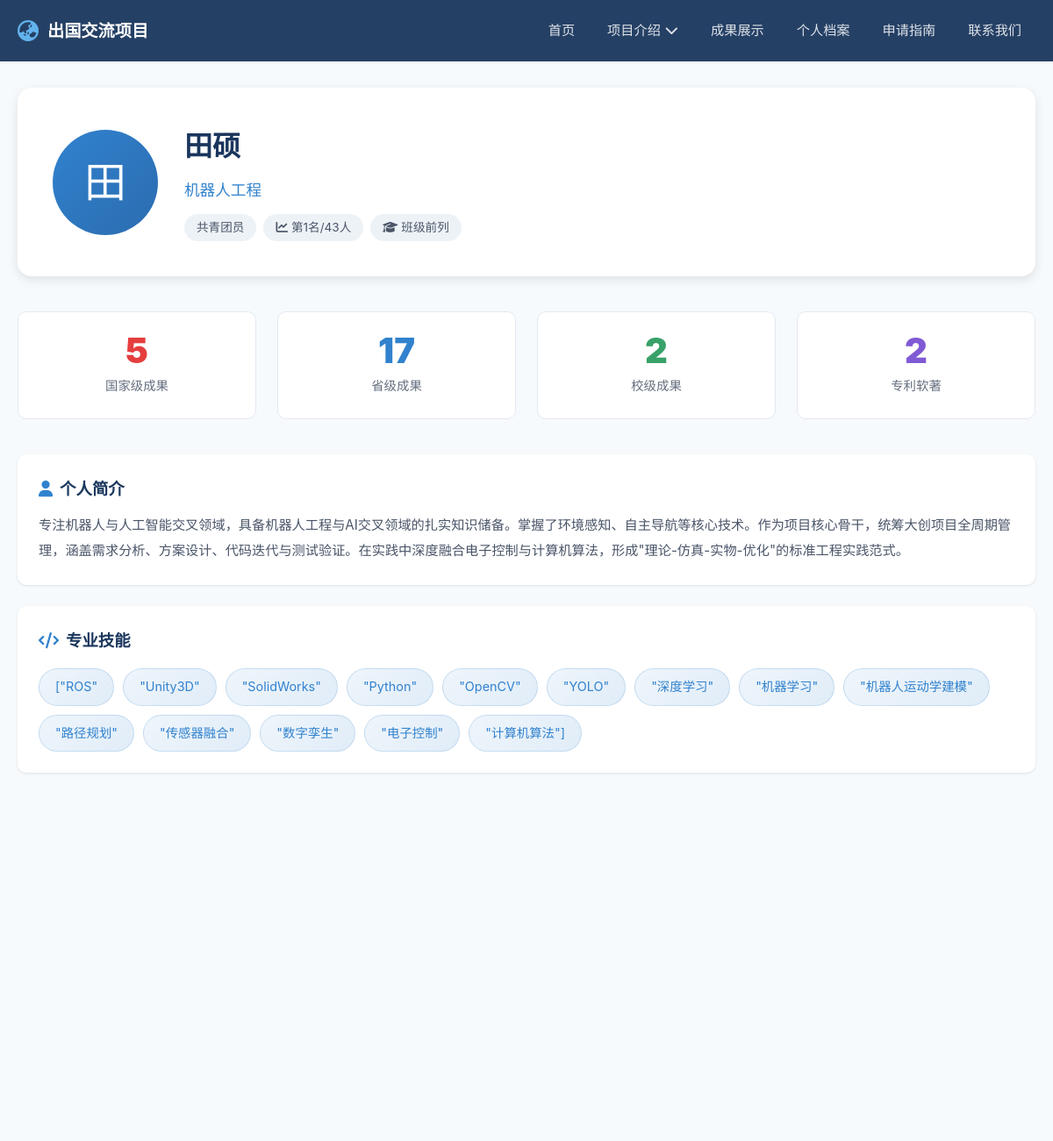
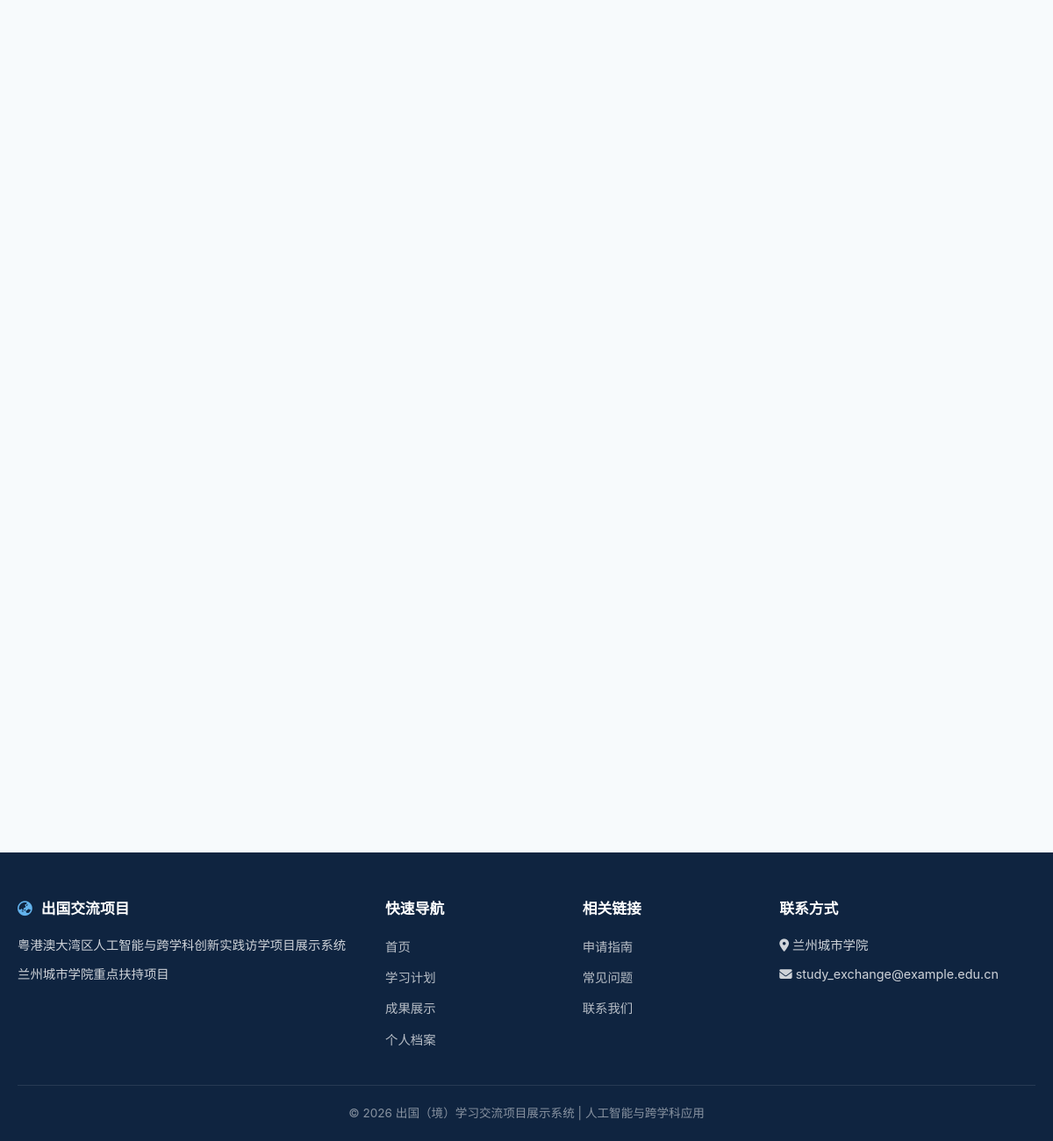
/profile/, run on the app's committed database (2 pictures, top to bottom).
### app/models/models.py (models this page shows, shortened)
class StudentProfile(db.Model):
    __tablename__ = 'student_profiles'
    id = db.Column(db.Integer, primary_key=True)
    name = db.Column(db.String(50), nullable=False, comment='姓名')
    major = db.Column(db.String(100), comment='专业')
    political_status = db.Column(db.String(50), comment='政治面貌')
    ranking = db.Column(db.String(50), comment='综合测评排名')
    gpa = db.Column(db.String(20), comment='GPA/成绩')
    skills = db.Column(db.Text, comment='技能列表(JSON)')
    research_interests = db.Column(db.Text, comment='研究方向')
    awards_summary = db.Column(db.Text, comment='获奖概要')
    bio = db.Column(db.Text, comment='个人简介')
    avatar = db.Column(db.String(200), comment='头像路径')
    created_at = db.Column(db.DateTime, default=datetime.now)
    updated_at = db.Column(db.DateTime, default=datetime.now, onupdate=datetime.now)

### app/routes/profile.py (the view)
@profile_bp.route('/')
def profile_detail():
    profile = StudentProfile.query.first_or_404()
    achievements = Achievement.query.order_by(Achievement.created_at.desc()).limit(10).all()
    stats = {
        'national': Achievement.query.filter_by(level='国家级').count(),
        'provincial': Achievement.query.filter_by(level='省级').count(),
        'school': Achievement.query.filter_by(level='校级').count(),
        'patent': Achievement.query.filter(
            Achievement.category.in_(['专利', '软著'])
        ).count(),
    }
    return render_template('pages/profile/detail.html',
                           profile=profile,
                           achievements=achievements,
                           stats=stats)

### app/templates/pages/profile/detail.html (shortened to what this page needs)
{% extends "base.html" %}
{% block content %}
<section class="section" style="padding-top:100px;">
    <div class="container">
        <div class="profile-header reveal">
            <div class="profile-avatar">
                {{ profile.name[0] if profile.name else '?' }}
            </div>
            <div class="profile-info">
                <h1>{{ profile.name }}</h1>
                {% if profile.major %}
                <p class="profile-major">{{ profile.major }}</p>
                {% endif %}
                <div class="profile-tags">
                    {% if profile.political_status %}
                    <span class="profile-tag">{{ profile.political_status }}</span>
                    {% endif %}
                    {% if profile.ranking %}
                    <span class="profile-tag"><i class="fas fa-chart-line" style="margin-right:4px;"></i>{{ profile.ranking }}</span>
                    {% endif %}
                    {% if profile.gpa %}
                    <span class="profile-tag"><i class="fas fa-graduation-cap" style="margin-right:4px;"></i>{{ profile.gpa }}</span>
                    {% endif %}
                </div>
            </div>
        </div>
        <div class="stats-grid reveal" style="margin-bottom:40px;">
            <div class="stat-card" style="background:var(--bg-primary); border:1px solid var(--border-color);">
                <div class="stat-number" style="color:var(--danger);">{{ stats.national }}</div>
                <div class="stat-label" style="color:var(--text-secondary);">国家级成果</div>
            </div>
            <div class="stat-card" style="background:var(--bg-primary); border:1px solid var(--border-color);">
                <div class="stat-number" style="color:var(--accent);">{{ stats.provincial }}</div>
                <div class="stat-label" style="color:var(--text-secondary);">省级成果</div>
            </div>
            <div class="stat-card" style="background:var(--bg-primary); border:1px solid var(--border-color);">
                <div class="stat-number" style="color:var(--success);">{{ stats.school }}</div>
                <div class="stat-label" style="color:var(--text-secondary);">校级成果</div>
            </div>
            <div class="stat-card" style="background:var(--bg-primary); border:1px solid var(--border-color);">
                <div class="stat-number" style="color:#805ad5;">{{ stats.patent }}</div>
                <div class="stat-label" style="color:var(--text-secondary);">专利软著</div>
            </div>
        </div>
        {% if profile.bio %}
        <div class="card reveal" style="margin-bottom:24px;">
            <div class="card-body">
                <h3 style="margin-bottom:12px;"><i class="fas fa-user" style="color:var(--accent); margin-right:8px;"></i>个人简介</h3>
                <p style="line-height:1.9; white-space:pre-wrap;">{{ profile.bio }}</p>
            </div>
        </div>
        {% endif %}
        {% if profile.skills %}
        <div class="card reveal" style="margin-bottom:24px;">
            <div class="card-body">
                <h3 style="margin-bottom:12px;"><i class="fas fa-code" style="color:var(--accent); margin-right:8px;"></i>专业技能</h3>
                <div class="skill-cloud">
                    {% if profile.skills is string %}
                        {% set skills_list = profile.skills | tojson %}
                        {% for skill in profile.skills.split(',') %}
                        <span class="skill-tag">{{ skill.strip() }}</span>
                        {% endfor %}
                    {% else %}
                        {% for skill in profile.skills %}
                        <span class="skill-tag">{{ skill }}</span>
                        {% endfor %}
                    {% endif %}
                </div>
            </div>
        </div>
        {% endif %}
    </div>
</section>
{% endblock %}

### app/static/css/style.css (style rules this page uses)
:root { --primary: #1a365d; --primary-light: #2b6cb0; --primary-dark: #0f2440; --accent: #3182ce; --accent-light: #63b3ed; --success: #38a169; --warning: #d69e2e; --danger: #e53e3e; --text-primary: #1a202c; --text-secondary: #4a5568; --text-light: #718096; --bg-primary: #ffffff; --bg-secondary: #f7fafc; --bg-tertiary: #edf2f7; --border-color: #e2e8f0; --shadow-sm: 0 1px 3px rgba(0,0,0,0.1); --shadow-md: 0 4px 12px rgba(0,0,0,0.1); --shadow-lg: 0 10px 30px rgba(0,0,0,0.15); --radius-sm: 6px; --radius-md: 10px; --radius-lg: 16px; --transition: all 0.3s ease; --max-width: 1200px; }
*, *::before, *::after { margin: 0; padding: 0; box-sizing: border-box; }
html { scroll-behavior: smooth; font-size: 16px; }
body { font-family: 'Noto Sans SC', -apple-system, BlinkMacSystemFont, 'Segoe UI', sans-serif; color: var(--text-primary); background-color: var(--bg-secondary); line-height: 1.7; -webkit-font-smoothing: antialiased; }
.container { max-width: var(--max-width); margin: 0 auto; padding: 0 20px; }
.section { padding: 80px 0; }
.stats-grid { display: grid; grid-template-columns: repeat(auto-fit, minmax(200px, 1fr)); gap: 24px; margin-top: 40px; }
.stat-card { background: rgba(255,255,255,0.1); border: 1px solid rgba(255,255,255,0.2); border-radius: var(--radius-md); padding: 24px; text-align: center; backdrop-filter: blur(5px); transition: var(--transition); }
.stat-number { font-size: 2.5rem; font-weight: 900; line-height: 1; margin-bottom: 8px; }
.stat-label { font-size: 0.9rem; opacity: 0.85; }
.card { background: var(--bg-primary); border-radius: var(--radius-md); box-shadow: var(--shadow-sm); overflow: hidden; transition: var(--transition); }
.card-body { padding: 24px; }
.card-body h3 { font-size: 1.15rem; color: var(--primary); margin-bottom: 8px; }
.card-body p { color: var(--text-secondary); font-size: 0.95rem; line-height: 1.7; }
.profile-header { display: flex; align-items: center; gap: 30px; padding: 40px; background: var(--bg-primary); border-radius: var(--radius-lg); box-shadow: var(--shadow-md); margin-bottom: 30px; }
.profile-avatar { width: 120px; height: 120px; border-radius: 50%; background: linear-gradient(135deg, var(--accent), var(--primary-light)); display: flex; align-items: center; justify-content: center; font-size: 3rem; color: #fff; flex-shrink: 0; }
.profile-info h1 { font-size: 2rem; color: var(--primary); margin-bottom: 8px; }
.profile-info .profile-major { color: var(--accent); font-size: 1.1rem; margin-bottom: 12px; }
.profile-tags { display: flex; gap: 8px; flex-wrap: wrap; }
.profile-tag { padding: 4px 14px; background: var(--bg-tertiary); border-radius: 50px; font-size: 0.85rem; color: var(--text-secondary); }
.skill-cloud { display: flex; flex-wrap: wrap; gap: 10px; margin-top: 16px; }
.skill-tag { padding: 8px 18px; background: linear-gradient(135deg, rgba(49, 130, 206, 0.08), rgba(49, 130, 206, 0.15)); border: 1px solid rgba(49, 130, 206, 0.2); border-radius: 50px; font-size: 0.9rem; color: var(--accent); transition: var(--transition); }
.reveal { opacity: 0; transform: translateY(30px); transition: opacity 0.6s ease, transform 0.6s ease; }
.reveal.visible { opacity: 1; transform: translateY(0); }

### data on the page
StudentProfile: name "田", name "田硕", major "机器人工程", political_status "共青团员", ranking "第1名/43人", gpa "班级前列", bio "专注机器人与人工智能交叉领域，具备机器人工程与AI交叉领域的扎实知识储备。掌握了环境感知、自主导航等核心技术。作为项目核心骨干，统筹大创项目全周期管理，涵盖需求分析、方案设计、代码迭代与测试验证。在实践中深度融合电子控制与计算机算法，形成\"理论-仿真-实物-优化\"的标准工程实践范式。"

### other printed values
{{ stats.national }} "5"
{{ stats.provincial }} "17"
{{ stats.school }} "2"
{{ stats.patent }} "2"
{{ skill.strip() }} "[\"ROS\"" "\"Unity3D\"" "\"SolidWorks\"" "\"Python\"" "\"OpenCV\"" "\"YOLO\"" "\"深度学习\"" "\"机器学习\"" "\"机器人运动学建模\"" "\"路径规划\"" "\"传感器融合\"" "\"数字孪生\"" "\"电子控制\"" "\"计算机算法\"]"
